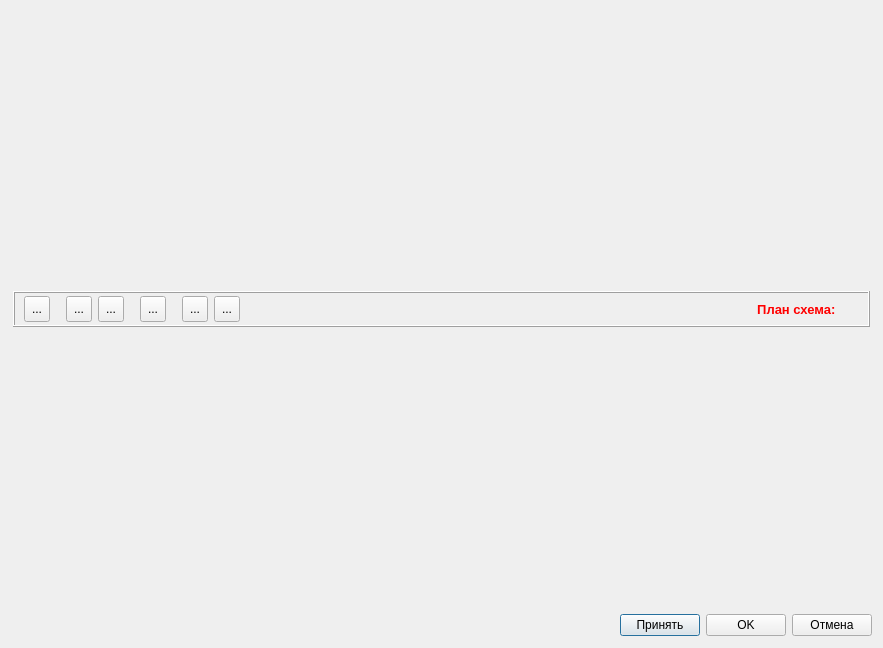
<?xml version="1.0" encoding="UTF-8"?>
<ui version="4.0">
 <class>SvZoneDialog</class>
 <widget class="QDialog" name="SvZoneDialog">
  <property name="windowModality">
   <enum>Qt::WindowModal</enum>
  </property>
  <property name="geometry">
   <rect>
    <x>0</x>
    <y>0</y>
    <width>883</width>
    <height>648</height>
   </rect>
  </property>
  <property name="windowTitle">
   <string>Зона безопасности: </string>
  </property>
  <property name="windowIcon">
   <iconset resource="res.qrc">
    <normaloff>:/tree32/icons/Shield_16.ico</normaloff>:/tree32/icons/Shield_16.ico</iconset>
  </property>
  <layout class="QVBoxLayout" name="verticalLayout_2">
   <item>
    <widget class="QWidget" name="widget" native="true">
     <property name="sizePolicy">
      <sizepolicy hsizetype="Expanding" vsizetype="Expanding">
       <horstretch>0</horstretch>
       <verstretch>0</verstretch>
      </sizepolicy>
     </property>
     <layout class="QVBoxLayout" name="verticalLayout">
      <property name="spacing">
       <number>6</number>
      </property>
      <property name="leftMargin">
       <number>2</number>
      </property>
      <property name="topMargin">
       <number>2</number>
      </property>
      <property name="rightMargin">
       <number>2</number>
      </property>
      <property name="bottomMargin">
       <number>2</number>
      </property>
      <item>
       <widget class="QFrame" name="frame">
        <property name="sizePolicy">
         <sizepolicy hsizetype="Preferred" vsizetype="Maximum">
          <horstretch>0</horstretch>
          <verstretch>0</verstretch>
         </sizepolicy>
        </property>
        <property name="minimumSize">
         <size>
          <width>0</width>
          <height>33</height>
         </size>
        </property>
        <property name="maximumSize">
         <size>
          <width>16777215</width>
          <height>36</height>
         </size>
        </property>
        <property name="frameShape">
         <enum>QFrame::Box</enum>
        </property>
        <property name="frameShadow">
         <enum>QFrame::Raised</enum>
        </property>
        <layout class="QHBoxLayout" name="horizontalLayout">
         <property name="topMargin">
          <number>2</number>
         </property>
         <property name="bottomMargin">
          <number>2</number>
         </property>
         <item>
          <widget class="QToolButton" name="bnAddNode">
           <property name="minimumSize">
            <size>
             <width>26</width>
             <height>26</height>
            </size>
           </property>
           <property name="maximumSize">
            <size>
             <width>26</width>
             <height>26</height>
            </size>
           </property>
           <property name="text">
            <string>...</string>
           </property>
           <property name="icon">
            <iconset resource="res.qrc">
             <normaloff>:/tree32/icons/Plus2.ico</normaloff>:/tree32/icons/Plus2.ico</iconset>
           </property>
          </widget>
         </item>
         <item>
          <spacer name="spacer_1">
           <property name="orientation">
            <enum>Qt::Horizontal</enum>
           </property>
           <property name="sizeType">
            <enum>QSizePolicy::Fixed</enum>
           </property>
           <property name="sizeHint" stdset="0">
            <size>
             <width>10</width>
             <height>20</height>
            </size>
           </property>
          </spacer>
         </item>
         <item>
          <widget class="QToolButton" name="bnZoomIn">
           <property name="minimumSize">
            <size>
             <width>26</width>
             <height>26</height>
            </size>
           </property>
           <property name="maximumSize">
            <size>
             <width>26</width>
             <height>26</height>
            </size>
           </property>
           <property name="text">
            <string>...</string>
           </property>
           <property name="icon">
            <iconset resource="res.qrc">
             <normaloff>:/icons/Zoom in.ico</normaloff>:/icons/Zoom in.ico</iconset>
           </property>
          </widget>
         </item>
         <item>
          <widget class="QToolButton" name="bnZoomOut">
           <property name="minimumSize">
            <size>
             <width>26</width>
             <height>26</height>
            </size>
           </property>
           <property name="maximumSize">
            <size>
             <width>26</width>
             <height>26</height>
            </size>
           </property>
           <property name="text">
            <string>...</string>
           </property>
           <property name="icon">
            <iconset resource="res.qrc">
             <normaloff>:/icons/Zoom out.ico</normaloff>:/icons/Zoom out.ico</iconset>
           </property>
          </widget>
         </item>
         <item>
          <spacer name="spacer_2">
           <property name="orientation">
            <enum>Qt::Horizontal</enum>
           </property>
           <property name="sizeType">
            <enum>QSizePolicy::Fixed</enum>
           </property>
           <property name="sizeHint" stdset="0">
            <size>
             <width>10</width>
             <height>20</height>
            </size>
           </property>
          </spacer>
         </item>
         <item>
          <widget class="QToolButton" name="bnExpandTree">
           <property name="minimumSize">
            <size>
             <width>26</width>
             <height>26</height>
            </size>
           </property>
           <property name="maximumSize">
            <size>
             <width>26</width>
             <height>26</height>
            </size>
           </property>
           <property name="text">
            <string>...</string>
           </property>
           <property name="icon">
            <iconset resource="res.qrc">
             <normaloff>:/icons/node-tree.ico</normaloff>:/icons/node-tree.ico</iconset>
           </property>
          </widget>
         </item>
         <item>
          <spacer name="spacer_3">
           <property name="orientation">
            <enum>Qt::Horizontal</enum>
           </property>
           <property name="sizeType">
            <enum>QSizePolicy::Fixed</enum>
           </property>
           <property name="sizeHint" stdset="0">
            <size>
             <width>10</width>
             <height>20</height>
            </size>
           </property>
          </spacer>
         </item>
         <item>
          <widget class="QToolButton" name="bnAddDevice">
           <property name="minimumSize">
            <size>
             <width>26</width>
             <height>26</height>
            </size>
           </property>
           <property name="text">
            <string>...</string>
           </property>
           <property name="icon">
            <iconset resource="res.qrc">
             <normaloff>:/icons/add_device.ico</normaloff>:/icons/add_device.ico</iconset>
           </property>
          </widget>
         </item>
         <item>
          <widget class="QToolButton" name="bnDeleteDevice">
           <property name="minimumSize">
            <size>
             <width>26</width>
             <height>26</height>
            </size>
           </property>
           <property name="text">
            <string>...</string>
           </property>
           <property name="icon">
            <iconset resource="res.qrc">
             <normaloff>:/icons/delete_device.ico</normaloff>:/icons/delete_device.ico</iconset>
           </property>
          </widget>
         </item>
         <item>
          <spacer name="spacer_4">
           <property name="orientation">
            <enum>Qt::Horizontal</enum>
           </property>
           <property name="sizeHint" stdset="0">
            <size>
             <width>40</width>
             <height>20</height>
            </size>
           </property>
          </spacer>
         </item>
         <item>
          <widget class="QLabel" name="lblPlanName">
           <property name="palette">
            <palette>
             <active>
              <colorrole role="WindowText">
               <brush brushstyle="SolidPattern">
                <color alpha="255">
                 <red>255</red>
                 <green>0</green>
                 <blue>0</blue>
                </color>
               </brush>
              </colorrole>
             </active>
             <inactive>
              <colorrole role="WindowText">
               <brush brushstyle="SolidPattern">
                <color alpha="255">
                 <red>255</red>
                 <green>0</green>
                 <blue>0</blue>
                </color>
               </brush>
              </colorrole>
             </inactive>
             <disabled>
              <colorrole role="WindowText">
               <brush brushstyle="SolidPattern">
                <color alpha="255">
                 <red>120</red>
                 <green>120</green>
                 <blue>120</blue>
                </color>
               </brush>
              </colorrole>
             </disabled>
            </palette>
           </property>
           <property name="font">
            <font>
             <family>Arial</family>
             <pointsize>10</pointsize>
             <weight>75</weight>
             <bold>true</bold>
            </font>
           </property>
           <property name="frameShadow">
            <enum>QFrame::Plain</enum>
           </property>
           <property name="text">
            <string>План схема: </string>
           </property>
           <property name="alignment">
            <set>Qt::AlignRight|Qt::AlignTrailing|Qt::AlignVCenter</set>
           </property>
          </widget>
         </item>
         <item>
          <spacer name="spacer_5">
           <property name="orientation">
            <enum>Qt::Horizontal</enum>
           </property>
           <property name="sizeType">
            <enum>QSizePolicy::Fixed</enum>
           </property>
           <property name="sizeHint" stdset="0">
            <size>
             <width>20</width>
             <height>20</height>
            </size>
           </property>
          </spacer>
         </item>
        </layout>
       </widget>
      </item>
      <item>
       <layout class="QHBoxLayout" name="hlayMain">
        <property name="spacing">
         <number>2</number>
        </property>
       </layout>
      </item>
     </layout>
    </widget>
   </item>
   <item>
    <layout class="QHBoxLayout" name="layoutButtons">
     <property name="spacing">
      <number>6</number>
     </property>
     <item>
      <spacer name="spacer_6">
       <property name="orientation">
        <enum>Qt::Horizontal</enum>
       </property>
       <property name="sizeHint" stdset="0">
        <size>
         <width>148</width>
         <height>24</height>
        </size>
       </property>
      </spacer>
     </item>
     <item>
      <widget class="QPushButton" name="bnApply">
       <property name="text">
        <string>Принять</string>
       </property>
      </widget>
     </item>
     <item>
      <widget class="QPushButton" name="bnSaveClose">
       <property name="text">
        <string>ОK</string>
       </property>
      </widget>
     </item>
     <item>
      <widget class="QPushButton" name="bnCancel">
       <property name="text">
        <string>Отмена</string>
       </property>
      </widget>
     </item>
    </layout>
   </item>
  </layout>
  <action name="actionAddNode">
   <property name="icon">
    <iconset resource="res.qrc">
     <normaloff>:/editors/icons/Plus2.ico</normaloff>:/editors/icons/Plus2.ico</iconset>
   </property>
   <property name="text">
    <string>Добавить узел</string>
   </property>
  </action>
  <action name="actionAddDevice">
   <property name="icon">
    <iconset resource="res.qrc">
     <normaloff>:/editors/icons/cpu_add_16.ico</normaloff>:/editors/icons/cpu_add_16.ico</iconset>
   </property>
   <property name="text">
    <string>Добавить устройство</string>
   </property>
   <property name="toolTip">
    <string>Добавить устройство</string>
   </property>
  </action>
 </widget>
 <resources>
  <include location="res.qrc"/>
 </resources>
 <connections/>
</ui>
